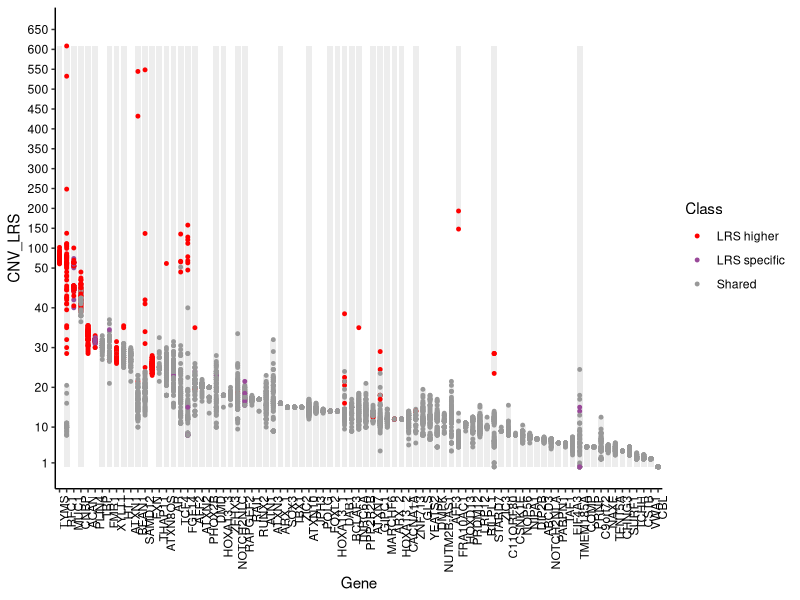

Reproduce this figure in R.
#==============================================#
# Extended Fig.1 #
#==============================================#

setwd("/path/to/GTOP_code/extend/extend_1/input")
library(data.table)
library(ggplot2)
library(stringi)
library(stringr)
library(dplyr)
library(ggsci)
library(tidyverse)
library(ggpubr)
library(magrittr)

# Extended.Fig.1a: variant number and length ----------------------------------------
dat <- fread("ExtendFig1a.PathogenicTR.txt")
gene_order <- dat %>%
  group_by(gene) %>%summarise(mean_CNV = mean(CNV_LRS, na.rm = TRUE), .groups = "drop") %>%
  arrange(desc(mean_CNV)) %>%pull(gene)

dat <- dat %>%mutate(gene = factor(gene, levels = gene_order))

shared_bg <- dat %>%
  filter(class == "Shared") %>%
  group_by(gene) %>%
  summarise(xmin = 0, xmax = max(CNV_LRS), .groups = "drop") %>%
  mutate(gene = factor(gene, levels = gene_order))
lrs_bg <-dat %>%
  filter(class != "Shared") %>%
  group_by(gene) %>%
  summarise(xmin = min(CNV_LRS), xmax = max(dat$CNV_LRS, na.rm = TRUE), .groups = "drop") %>%
  mutate(gene = factor(gene, levels = gene_order))


map_CNV <- function(x){
  ifelse(x <= 50, x, 50 + (x - 50) / 10)
}

valid_genes <- dat %>%
  mutate( CNV_plot = map_CNV(CNV_LRS), class = factor(class,levels = c("LRS higher", "LRS specific", "Shared") ) )
shared_bg <- shared_bg %>% mutate( xmin_plot = map_CNV(xmin), xmax_plot = map_CNV(xmax))
lrs_bg <- lrs_bg %>% mutate( xmin_plot = map_CNV(xmin), xmax_plot = map_CNV(xmax))
breaks1 <- c(1,10,20,30,40,50)
max_val <- ceiling(max(valid_genes$CNV_LRS, na.rm = TRUE)/50)*50
breaks2_orig <- seq(100,max_val,by=50)
breaks2_mapped <- map_CNV(breaks2_orig)
breaks_all <- c(breaks1, breaks2_mapped)
labels_all <- c( as.character(breaks1),as.character(breaks2_orig))

p1 <- ggplot() +
  geom_rect(data = shared_bg,aes( xmin = xmin_plot,xmax = xmax_plot,
                                  ymin = as.numeric(gene)-0.4, ymax = as.numeric(gene)+0.4 ), fill="grey90", alpha=0.7) +
  geom_rect( data = lrs_bg,aes(xmin=xmin_plot,xmax=xmax_plot,ymin=as.numeric(gene)-0.4,ymax=as.numeric(gene)+0.4), fill="grey90",alpha=0.7) +
  geom_point( data=valid_genes,aes( x=CNV_plot,y=gene, color=class ),size=1 ) +
  scale_color_manual( values=c("LRS specific"="#994999", "LRS higher"="red", "Shared"="grey60") ) +
  scale_x_continuous( breaks=breaks_all, labels=labels_all, limits=c(0,max(breaks_all))) +
  theme_classic() +
  theme(axis.text=element_text(color="black"),axis.text.x=element_text(angle=90, hjust=1)) +
  labs(x="CNV_LRS",y="Gene", color="Class" ) +
  
  coord_flip()


p1
